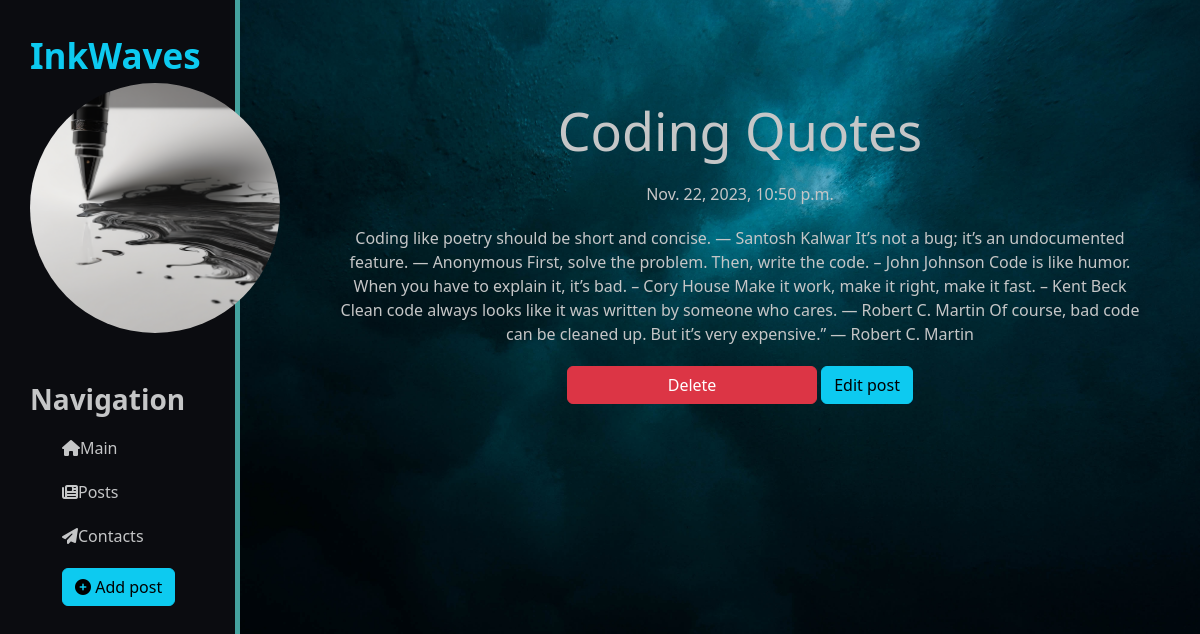
/posts/1, run on the app's committed database.
### posts/models.py (models this page shows, shortened)
class Articles(models.Model):
    title = models.CharField('Title', max_length=50, default='Untitled')
    announcement = models.CharField('Announcement', max_length=250, default='')
    full_text = models.TextField('Article')
    date = models.DateTimeField('Date')
    class Meta:
        verbose_name = 'Post'
        verbose_name_plural = 'Posts'

### posts/views.py (the view)
# urls.py: path('<int:pk>', views.PostDetailView.as_view(), name='post-detail'),
class PostDetailView(DetailView):
    model = Articles
    template_name = 'posts/details_view.html'
    context_object_name = 'Article'

### posts/templates/posts/details_view.html (shortened to what this page needs)
{% extends 'main/layout.html' %}
{% block content %}
    <div class="features">
        <div class="detail_post">
            <h1>{{ Article.title }}</h1>
            <p>{{ Article.date }}</p>
            <p>{{ Article.full_text }}</p>
            <a href="{% url 'post-delete' Article.id %}" class="btn btn-danger">Delete</a>
            <a href="{% url 'post-update' Article.id %}" class="btn btn-info">Edit post</a>
        </div>
    </div>
{% endblock %}

### main/static/main/css/main.css (style rules this page uses)
body { color: #C5C6C7; }
#bg { background-size: 100%; background-repeat: no-repeat; background-attachment: fixed; background-position: center; }
main .features { margin-left: 20%; padding-top: 100px; padding-bottom: 100px; text-align: center; width: 75%; }
main .features h1 { font-size: 52px; }
main .features p { margin: 20px auto; }
.detail_post { margin-left: 100px; min-height:100%; }
.btn-warning, .btn-danger { width: 250px; }

### data on the page
Articles: title "Coding Quotes", date "Nov. 22, 2023, 10:50 p.m.", full_text "Coding like poetry should be short and concise. ― Santosh Kalwar It’s not a bug; it’s an undocumented feature. ― Anonymous First, solve the problem. Then, write the code. – John Johnson Code is like humor. When you have to explain it, it’s bad. – Cory House Make it work, make it right, make it fast. – Kent Beck Clean code always looks like it was written by someone who cares. — Robert C. Martin Of course, bad code can be cleaned up. But it’s very expensive.” — Robert C. Martin"
